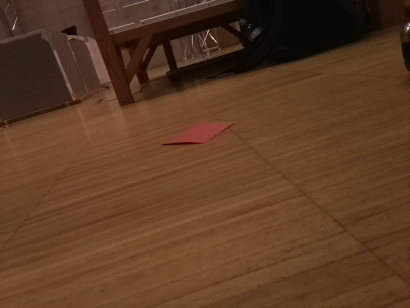
#> input picture src/camera/src/live4.jpeg, 410 x 308 px, found by its file name
$ python square_detection.py
#> lines starting #> are read from the running program, lines starting #| are printed output that depends on the picture; after the words box and inside, x2 and y2 are one past the last pixel; in counts of white or black regions, pixels touching at a corner belong together
import cv2
import numpy as np

# Load the image
img = cv2.imread("C:\\dev\\autonomus_slam\\src\\camera\\src\\live4.jpeg")
#> img is the input picture: shape (308, 410, 3); mean B, G, R 35.7, 59.4, 92.1

# Convert to HSV color space
hsv = cv2.cvtColor(img, cv2.COLOR_BGR2HSV)
#> hsv: shape (308, 410, 3); mean H, S, V 13.3, 156.4, 92.1

# Define the two ranges of colors in HSV
lower_range1 = np.array([0, 50, 100])
upper_range1 = np.array([15, 255, 255])
lower_range2 = np.array([165, 50, 100])
upper_range2 = np.array([180, 255, 255])

# Threshold the HSV image to get only the colors in both ranges
mask1 = cv2.inRange(hsv, lower_range1, upper_range1)
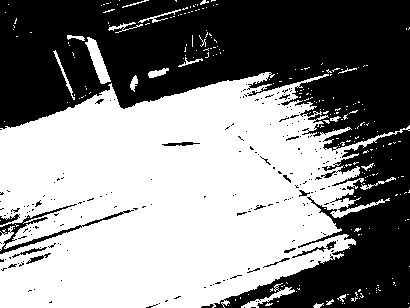
#> mask1: shape (308, 410); 53.7% white; 217 black regions (197 under 20 px)
mask2 = cv2.inRange(hsv, lower_range2, upper_range2)
#> mask2: shape (308, 410); every value is 0
mask = mask2

# Find contours in the mask
contours, _ = cv2.findContours(mask, cv2.RETR_TREE, cv2.CHAIN_APPROX_SIMPLE)
#> contours = []
max_contour = 1
try:
    # Find the contour with the largest area
    max_contour = max(contours, key=cv2.contourArea)

except:
    contours, _ = cv2.findContours(mask1+mask2, cv2.RETR_TREE, cv2.CHAIN_APPROX_SIMPLE)
#> contours = 570 contours, 530 with area under 20; largest, box (x1, y1, x2, y2) and area: (0, 72, 410, 308) 65202, (85, 37, 111, 84) 433, (241, 283, 295, 308) 226, (81, 211, 125, 228) 145, (161, 141, 201, 147) 129
    max_contour = max(contours, key=cv2.contourArea)
#> max_contour = contour of 1693 points, box (x1, y1, x2, y2) (0, 72, 410, 308), area 65202


# Find the bounding rectangle of the largest contour
x, y, w, h = cv2.boundingRect(max_contour)
#> x = 0; y = 72; w = 410; h = 236

# Draw the bounding rectangle around the square
cv2.rectangle(img, (x, y), (x + w, y + h), (0, 255, 0), 2)
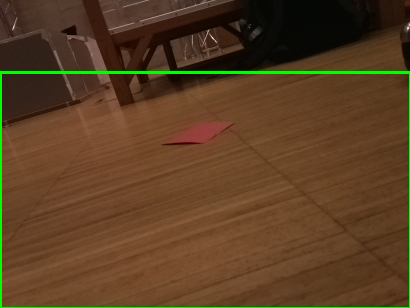
#> img: shape (308, 410, 3); 1.85% of pixels changed, all inside (x1, y1, x2, y2) = (0, 71, 410, 308)

# Find the corners of the square
corners = np.array([[x, y], [x + w, y], [x + w, y + h], [x, y + h]])
#> corners = [[0, 72], [410, 72], [410, 308], [0, 308]]

# Draw the corners on the image
for corner in corners:
    x, y = corner
    cv2.circle(img, (x, y), 5, (0, 0, 255), -1)
#> this loop made 4 passes
#> img: shape (308, 410, 3); 0.09% of pixels changed, all inside (x1, y1, x2, y2) = (0, 67, 410, 308)

# Show the image
cv2.namedWindow("Square Detection", cv2.WINDOW_NORMAL)
cv2.imshow("Square Detection", img)
cv2.resizeWindow("Square Detection", img.shape[1], img.shape[0])
cv2.waitKey(0)

$ run again, with src/camera/src/live2.jpeg copied over src/camera/src/live4.jpeg
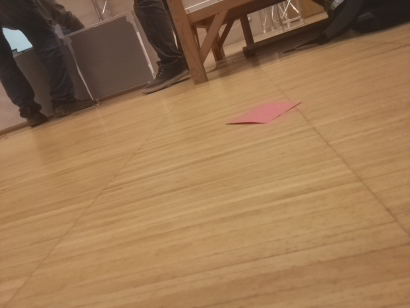
#> input picture src/camera/src/live2.jpeg, 410 x 308 px, found by its file name
#> img is the input picture: shape (308, 410, 3); mean B, G, R 82.6, 118.3, 153.8
#> hsv: shape (308, 410, 3); mean H, S, V 15.1, 115.4, 153.9
#> `mask1 = cv2.inRange(hsv, lower_range1, upper_range1)`:
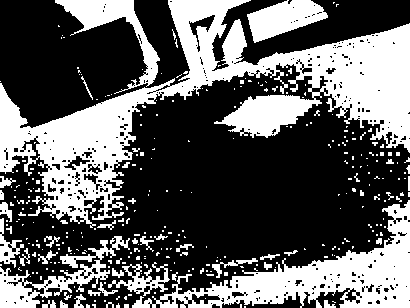
#> mask1: shape (308, 410); 37.4% white; 317 white regions (269 under 20 px)
#> mask2: shape (308, 410); every value is 0
#> `contours, _ = cv2.findContours(mask, cv2.RETR_TREE, cv2.CHAIN_APPROX_S..`: contours = []
#> `contours, _ = cv2.findContours(mask1+mask2, cv2.RETR_TREE, cv2.CHAIN_A..`: contours = 712 contours, 630 with area under 20; largest, box (x1, y1, x2, y2) and area: (0, 0, 410, 228) 27296, (132, 200, 410, 308) 9258, (0, 236, 130, 308) 2406, (55, 0, 160, 94) 2181, (247, 0, 328, 43) 1936
#> max_contour = contour of 1699 points, box (x1, y1, x2, y2) (0, 0, 410, 228), area 27296
#> `x, y, w, h = cv2.boundingRect(max_contour)`: x = 0; w = 410; h = 228
#> corners = [[0, 0], [410, 0], [410, 228], [0, 228]]
#> the loop `for corner in corners:` made 4 passes
#> after the loop `for corner in corners:`:
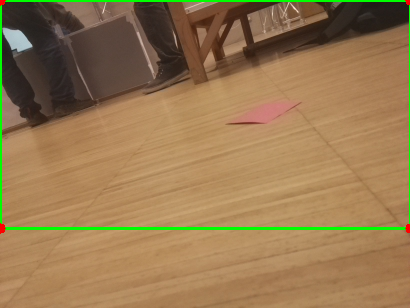
#> img: shape (308, 410, 3); mean B, G, R 80.9, 121.3, 150.9

$ run again, with src/camera/src/live3.jpeg copied over src/camera/src/live4.jpeg
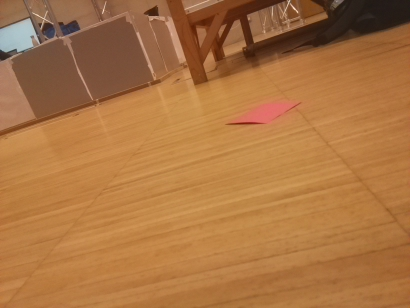
#> input picture src/camera/src/live3.jpeg, 410 x 308 px, found by its file name
#> img is the input picture: shape (308, 410, 3); mean B, G, R 66.6, 116.2, 170.9
#> hsv: shape (308, 410, 3); mean H, S, V 14.8, 155.3, 171.1
#> `mask1 = cv2.inRange(hsv, lower_range1, upper_range1)`:
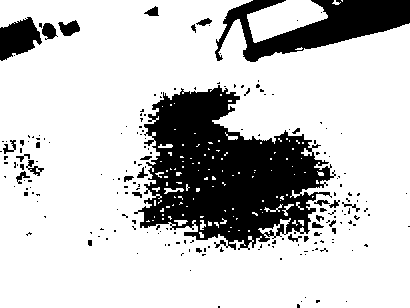
#> mask1: shape (308, 410); 78.3% white; 199 black regions (167 under 20 px)
#> mask2: shape (308, 410); every value is 0
#> `contours, _ = cv2.findContours(mask, cv2.RETR_TREE, cv2.CHAIN_APPROX_S..`: contours = []
#> `contours, _ = cv2.findContours(mask1+mask2, cv2.RETR_TREE, cv2.CHAIN_A..`: contours = 371 contours, 319 with area under 20; largest, box (x1, y1, x2, y2) and area: (0, 0, 410, 308) 116527, (137, 84, 335, 251) 19792, (247, 0, 328, 43) 1981, (57, 19, 81, 37) 252, (41, 22, 58, 40) 194
#> max_contour = contour of 342 points, box (x1, y1, x2, y2) (0, 0, 410, 308), area 116527
#> `x, y, w, h = cv2.boundingRect(max_contour)`: x = 0; w = 410; h = 308
#> `cv2.rectangle(img, (x, y), (x + w, y + h), (0, 255, 0), 2)`:
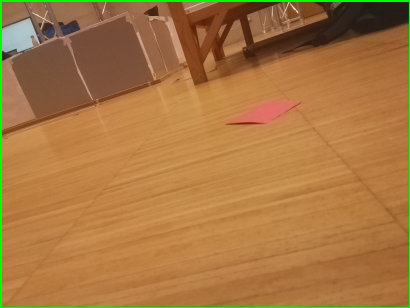
#> img: shape (308, 410, 3); 1.7% of pixels changed, all inside (x1, y1, x2, y2) = (0, 0, 410, 308)
#> corners = [[0, 0], [410, 0], [410, 308], [0, 308]]
#> the loop `for corner in corners:` made 4 passes
